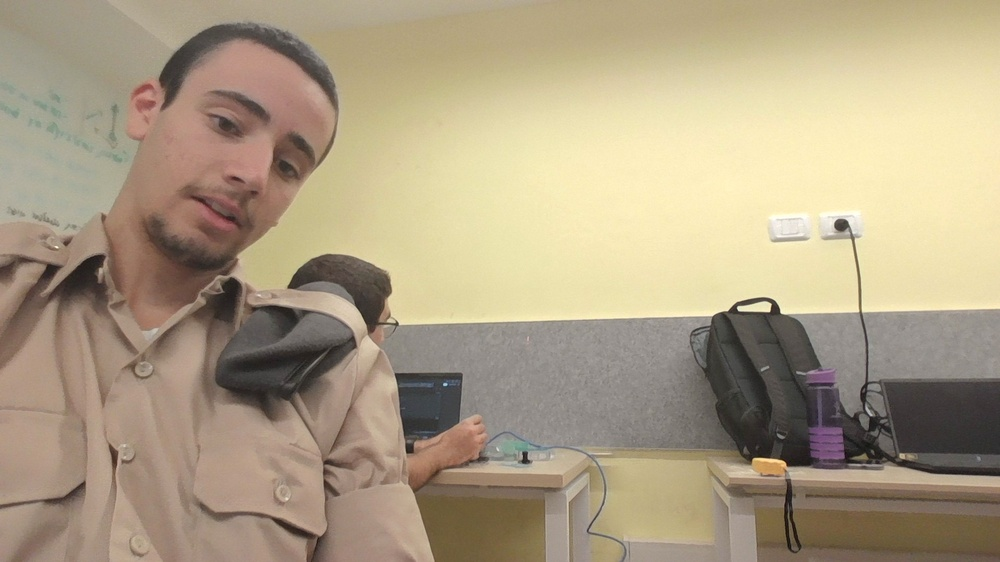
#> input picture images/7.jpg, 1000 x 562 px, shrunk from 1920 x 1080 before the run
$ python color_rec.py
#> lines starting #> are read from the running program, lines starting #| are printed output that depends on the picture; after the words box and inside, x2 and y2 are one past the last pixel; in counts of white or black regions, pixels touching at a corner belong together
import cv2
import numpy as np

def find_red_areas(image_path, show=False):
    # Load the image
#> called with image_path = 'images/7.jpg', show = True
    img = cv2.imread(image_path)
#> img is the input picture: shape (562, 1000, 3); mean B, G, R 131.9, 158.1, 172.8
    if img is None:
        raise ValueError("Image could not be loaded.")

    # Convert BGR to HSV color space
    hsv = cv2.cvtColor(img, cv2.COLOR_BGR2HSV)
#> hsv: shape (562, 1000, 3); mean H, S, V 20.4, 59.3, 172.9

    # Define red color ranges in HSV
    lower_red1 = np.array([0, 100, 100])
    upper_red1 = np.array([10, 255, 255])

    lower_red2 = np.array([160, 100, 100])
    upper_red2 = np.array([179, 255, 255])

    # Create masks for red
    mask1 = cv2.inRange(hsv, lower_red1, upper_red1)
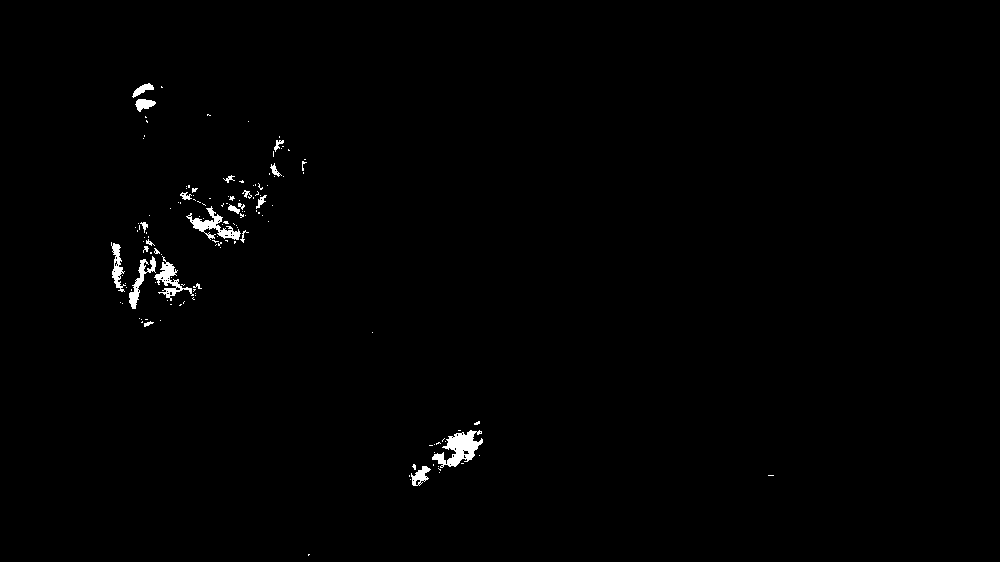
#> mask1: shape (562, 1000); 0.74% white; 142 white regions (118 under 20 px), largest, box (x1, y1, x2, y2) and area: (432, 430, 483, 468) 899, (186, 206, 241, 240) 581, (154, 256, 194, 301) 493
    mask2 = cv2.inRange(hsv, lower_red2, upper_red2)
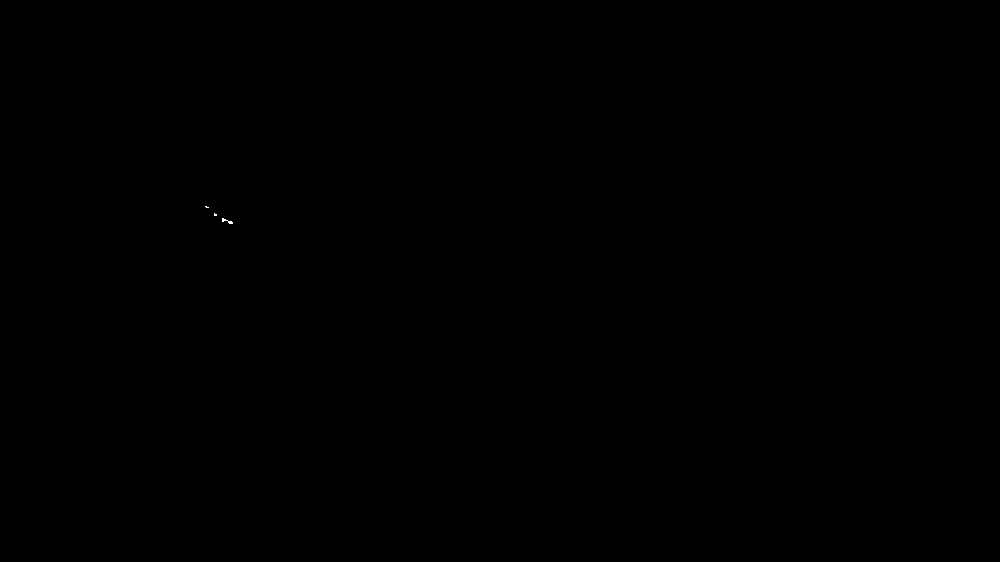
#> mask2: shape (562, 1000); 0.01% white in thin lines or dots, all inside (x1, y1, x2, y2) = (205, 206, 233, 224)

    # Combine masks
    red_mask = cv2.bitwise_or(mask1, mask2)
#> red_mask: shape (562, 1000); 0.75% white; 139 white regions (115 under 20 px), largest, box (x1, y1, x2, y2) and area: (432, 430, 483, 468) 899, (186, 203, 241, 240) 639, (154, 256, 194, 301) 493

    # Optional: clean up noise
    kernel = np.ones((3, 3), np.uint8)
    red_mask = cv2.morphologyEx(red_mask, cv2.MORPH_OPEN, kernel)
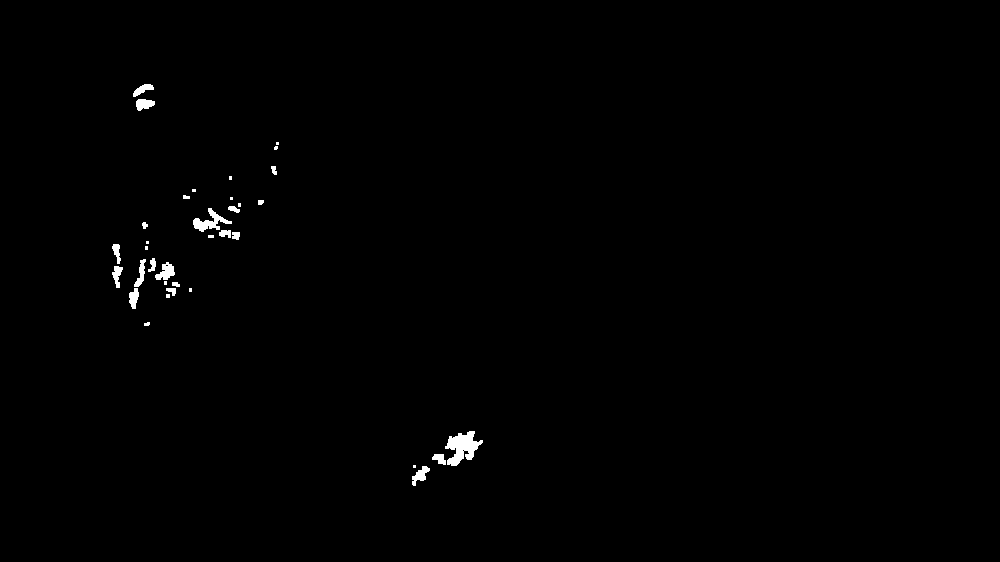
#> red_mask: shape (562, 1000); 0.54% white; 35 white regions (13 under 20 px), largest, box (x1, y1, x2, y2) and area: (445, 431, 483, 466) 709, (193, 208, 232, 232) 360, (155, 262, 175, 280) 210
    red_mask = cv2.morphologyEx(red_mask, cv2.MORPH_DILATE, kernel)
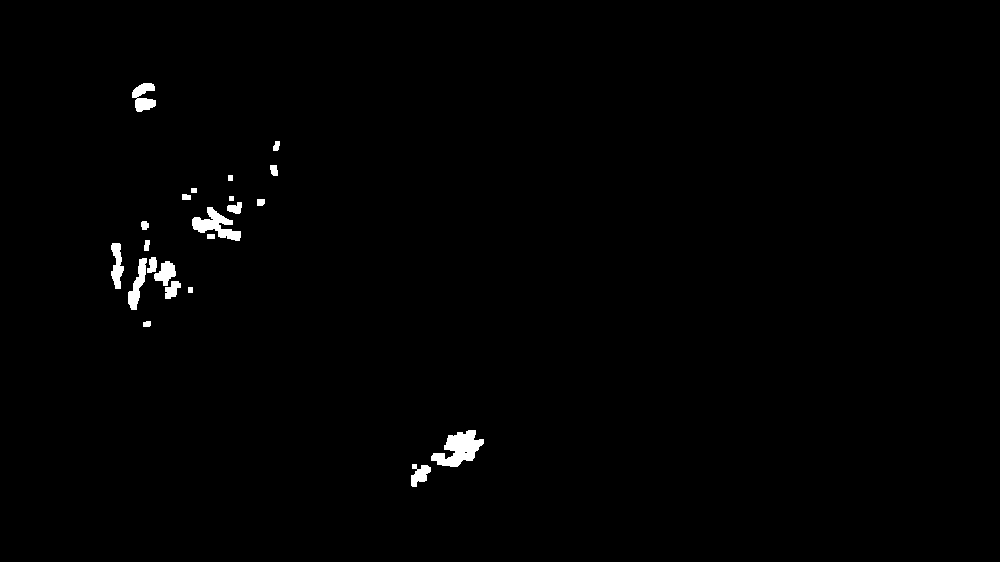
#> red_mask: shape (562, 1000); 0.83% white; 22 white regions, largest, box (x1, y1, x2, y2) and area: (431, 430, 484, 467) 1066, (192, 207, 241, 241) 741, (128, 258, 147, 310) 447

    if show:
        cv2.imshow("Red Areas", red_mask)
        cv2.waitKey(0)
        cv2.destroyAllWindows()

    return red_mask

mask = find_red_areas("images/7.jpg", show=True)
cv2.imwrite("red_mask.jpg", mask)

$ run again, with images/1.jpg copied over images/7.jpg
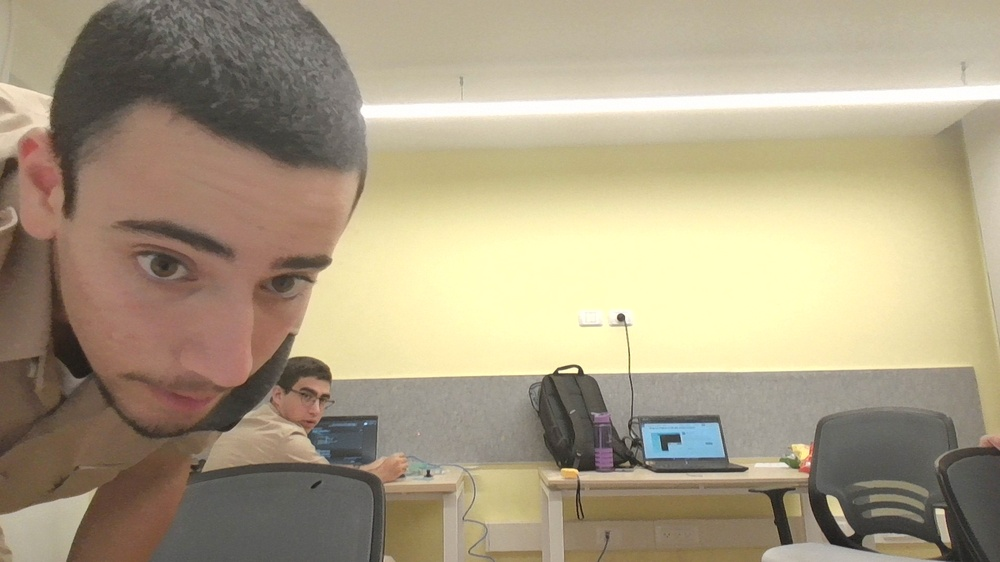
#> input picture images/1.jpg, 1000 x 562 px, shrunk from 1920 x 1080 before the run
#> in find_red_areas, img is the input picture: shape (562, 1000, 3); mean B, G, R 131.5, 157.6, 170.3
#> hsv: shape (562, 1000, 3); mean H, S, V 21.7, 58.6, 170.7
#> in find_red_areas, `mask1 = cv2.inRange(hsv, lower_red1, upper_red1)`:
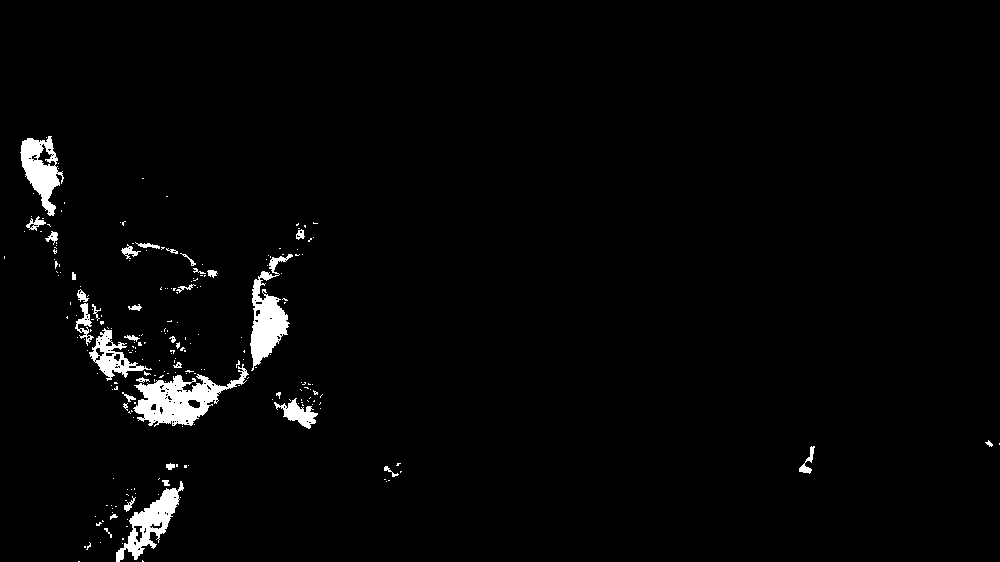
#> mask1: shape (562, 1000); 2.2% white; 231 white regions (196 under 20 px), largest, box (x1, y1, x2, y2) and area: (133, 364, 249, 427) 2990, (250, 254, 293, 371) 2147, (116, 481, 184, 562) 1789
#> mask2: shape (562, 1000); 0.02% white; 6 white regions (5 under 20 px), largest, box (x1, y1, x2, y2) and area: (188, 400, 200, 408) 73
#> in find_red_areas, `red_mask = cv2.morphologyEx(red_mask, cv2.MORPH_DILATE, kernel)`:
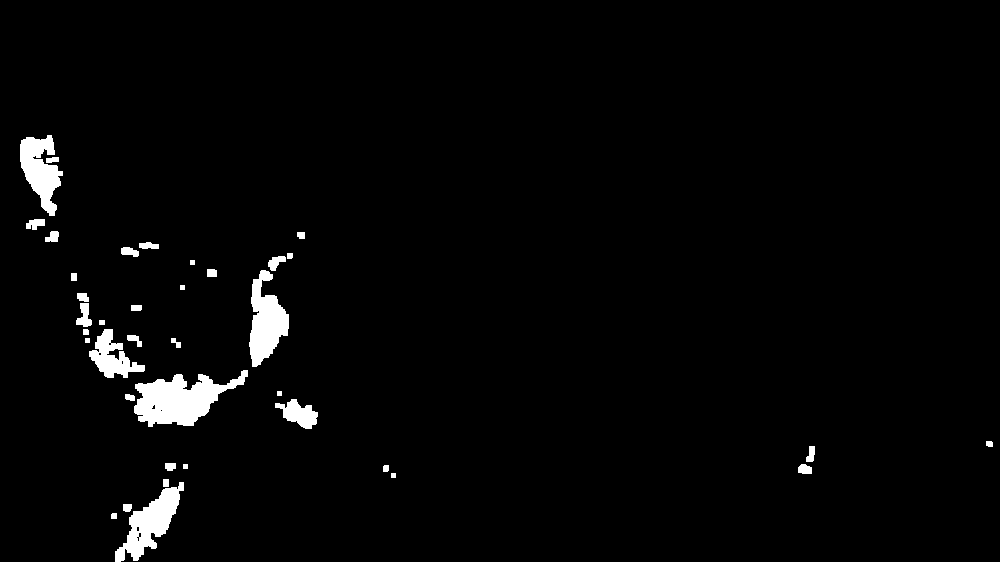
#> red_mask: shape (562, 1000); 2.5% white; 38 white regions, largest, box (x1, y1, x2, y2) and area: (134, 370, 248, 427) 3448, (249, 270, 289, 367) 2238, (115, 482, 184, 562) 2204

$ run again, with images/2.jpg copied over images/7.jpg
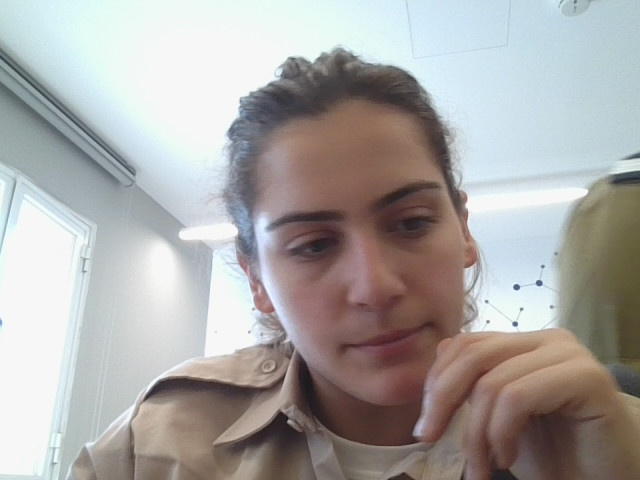
#> input picture images/2.jpg, 640 x 480 px
#> in find_red_areas, img is the input picture: shape (480, 640, 3); mean B, G, R 165.2, 167.1, 169.9
#> hsv: shape (480, 640, 3); mean H, S, V 60.2, 39.4, 178.8
#> in find_red_areas, `mask1 = cv2.inRange(hsv, lower_red1, upper_red1)`:
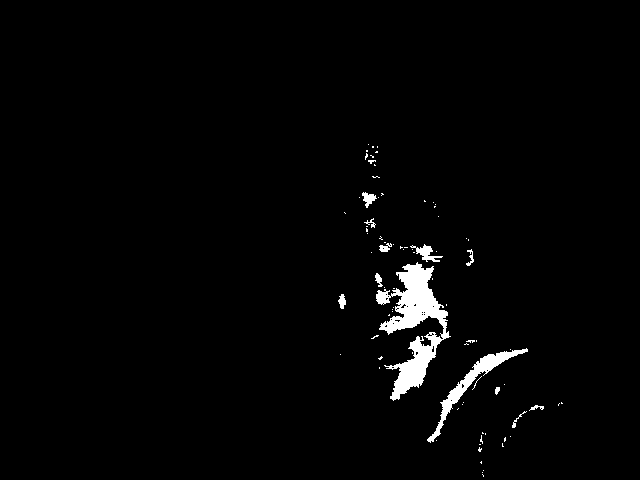
#> mask1: shape (480, 640); 2% white; 83 white regions (71 under 20 px), largest, box (x1, y1, x2, y2) and area: (376, 262, 451, 401) 3967, (427, 348, 528, 443) 1197, (410, 244, 443, 262) 220
#> mask2: shape (480, 640); 0.11% white; 6 white regions (4 under 20 px), largest, box (x1, y1, x2, y2) and area: (376, 337, 415, 358) 301, (376, 302, 383, 310) 23
#> in find_red_areas, `red_mask = cv2.morphologyEx(red_mask, cv2.MORPH_DILATE, kernel)`:
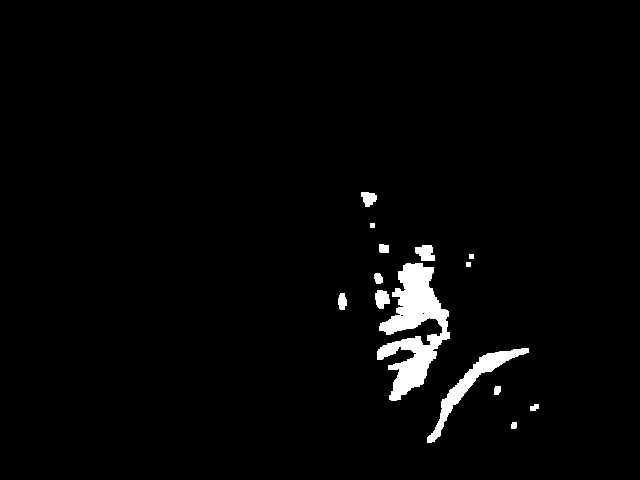
#> red_mask: shape (480, 640); 2.4% white; 14 white regions, largest, box (x1, y1, x2, y2) and area: (377, 263, 450, 401) 4762, (427, 348, 529, 443) 1551, (415, 245, 435, 261) 241
